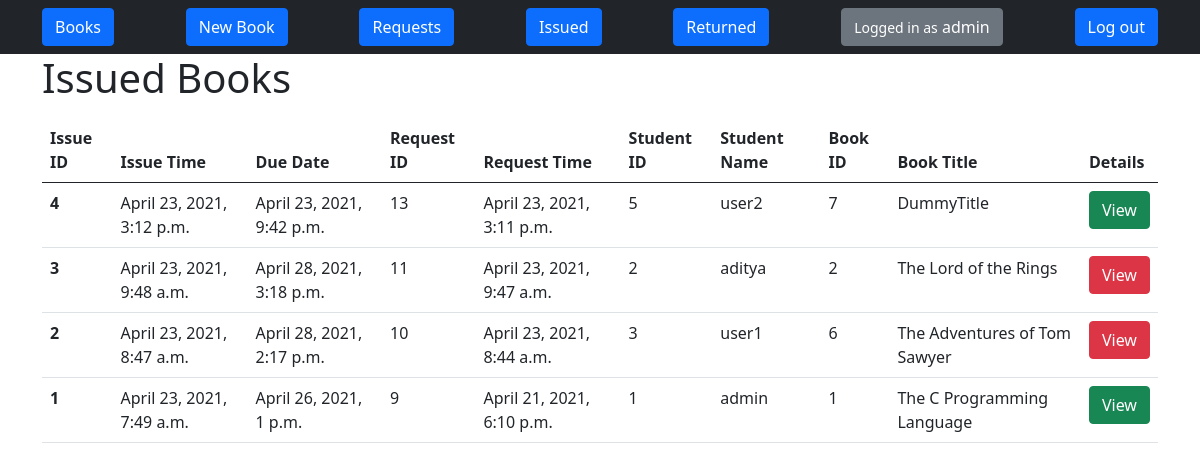
/books/issued/ (signed in), run on an earlier commit of the app's database.
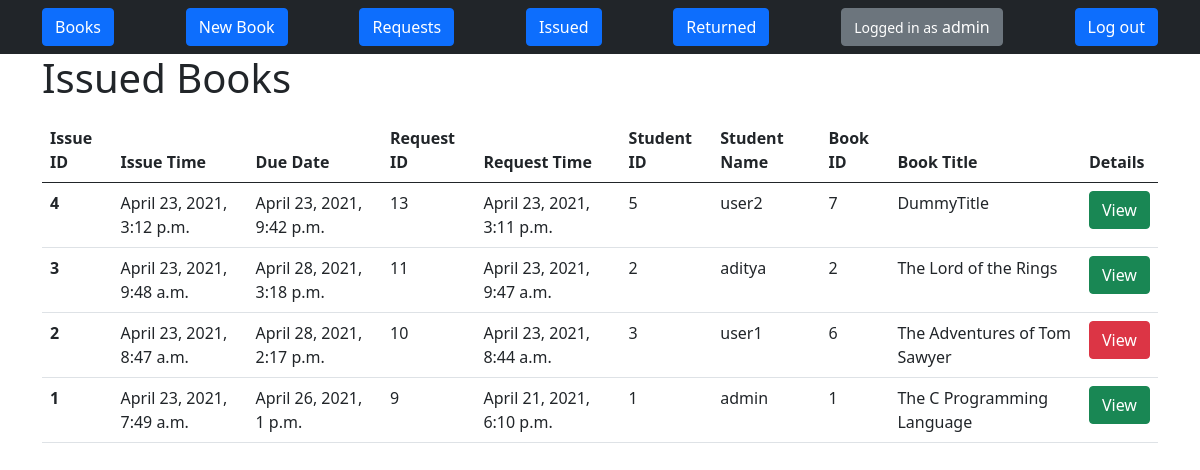
And on a later commit of the database.
### books/views.py (the view)
# urls.py: path('issued/',views.issue_list,name='issue-list'),
@permission_required('books.view_issue')
def issue_list(request):
    issues = Issue.objects.all()
    issues = issues[::-1]
    obj = []
    for i in issues:
        r = Request.objects.get(id=i.requestid)
        u = User.objects.get(id=r.userid)
        b = Book.objects.get(id=r.bookid)
        obj.append({
            "iss": i,
            "req": r,
            "student": u,
            "book": b,
        })
    return render(request, 'books/issue_list.html', {'obj': obj})

### books/templates/books/issue_list.html (shortened to what this page needs)
{% extends 'base.html' %}
{% block content %}
    <legend><h1>Issued Books</h1></legend>
    <table class="table">
        <thead>
            <tr>
                <th scope="col">Issue ID</th>
                <th scope="col">Issue Time</th>
                <th scope="col">Due Date</th>
                <th scope="col">Request ID</th>
                <th scope="col">Request Time</th>
                <th scope="col">Student ID</th>
                <th scope="col">Student Name</th>
                <th scope="col">Book ID</th>
                <th scope="col">Book Title</th>
                <th scope="col">Details</th>
            </tr>
        </thead>
        <tbody>
        {% for o in obj %}
            <tr>
                <th scope="row">{{o.iss.id}}</th>
                <td>{{o.iss.approvetime}}</td>
                <td>{{o.iss.due}}</td>
                <td>{{o.req.id}}</td>
                <td>{{o.req.requesttime}}</td>
                <td>{{o.student.id}}</td>
                <td>{{o.student.username}}</td>
                <td>{{o.book.id}}</td>
                <td>{{o.book.title}}</td>
                <td><a href="{%url 'issue-list'%}{{o.iss.id}}" class="btn btn-{%if o.iss.returned%}success{%else%}danger{% endif %}">View</a></td>
            </tr>
        {% endfor %}
        </tbody>
    </table>
{% endblock content %}

What changed in the data, as far as the page shows it:
changed Issue "April 23, 2021, 9:48 a.m.": returned False → True (drawn)
